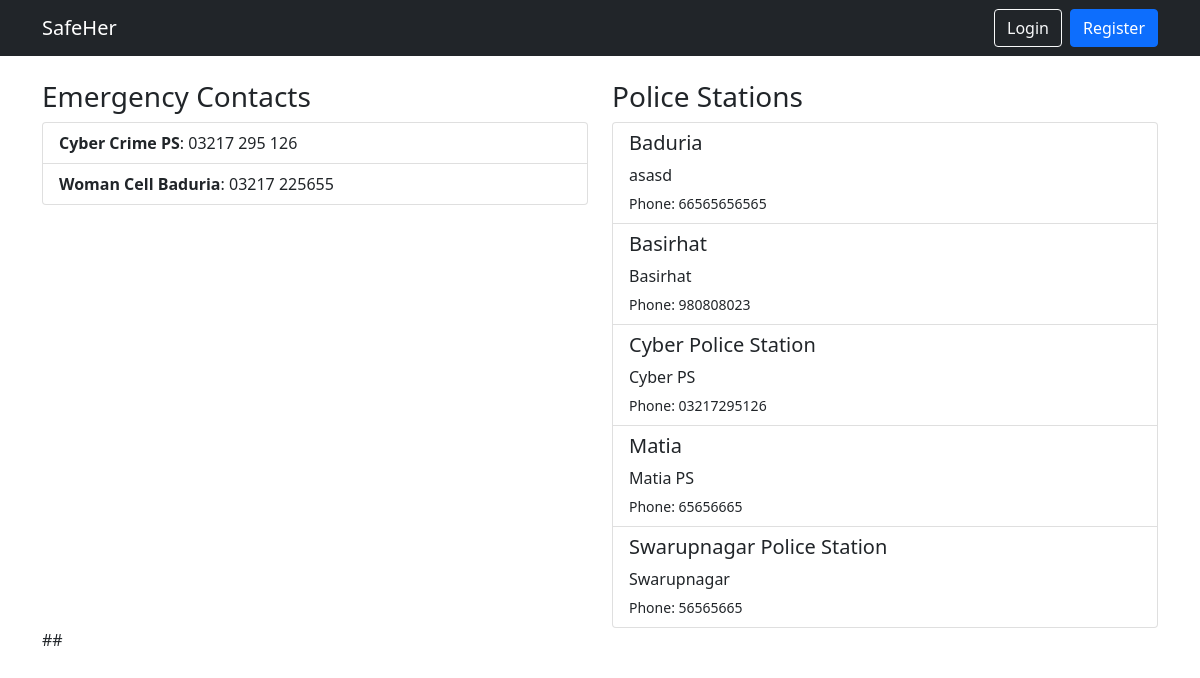
The page / on the database its author committed.
### main/models.py (models this page shows, shortened)
class EmergencyContact(models.Model):
    name = models.CharField(max_length=100)
    number = models.CharField(max_length=15)

class PoliceStation(models.Model):
    name = models.CharField(max_length=100)
    address = models.TextField()
    phone = models.CharField(max_length=15)
    map_link = models.URLField()

### main/views.py (the view)
# urls.py: 2. Add a URL to urlpatterns:  path('', views.home, name='home')
def home(request):
    contacts = EmergencyContact.objects.all()
    stations = PoliceStation.objects.all()
    context = {
        'contacts': contacts,
        'stations': stations,
        'user': request.user
    }
    return render(request, 'main/home.html', context)

### main/templates/main/home.html (shortened to what this page needs)
{% extends "main/base.html" %}
{% block content %}
<div class="row">
    <div class="col-md-6">
        <h3>Emergency Contacts</h3>
        <div class="list-group">
            {% for contact in contacts %}
            <div class="list-group-item">
                <strong>{{ contact.name }}</strong>: {{ contact.number }}
            </div>
            {% endfor %}
        </div>
    </div>
    <div class="col-md-6">
        <h3>Police Stations</h3>
        <div class="list-group">
            {% for station in stations %}
            <a href="{{ station.map_link }}" class="list-group-item list-group-item-action">
                <h5>{{ station.name }}</h5>
                <p class="mb-1">{{ station.address }}</p>
                <small>Phone: {{ station.phone }}</small>
            </a>
            {% endfor %}
        </div>
    </div>
</div>
##
{% endblock %}

### main/templates/main/base.html (shortened to what this page needs)
<!DOCTYPE html>
<html lang="en">
<head>
    <link href="https://cdn.jsdelivr.net/npm/bootstrap@5.1.3/dist/css/bootstrap.min.css" rel="stylesheet">
</head>
<body>
    <nav class="navbar navbar-expand-lg navbar-dark bg-dark">
        <div class="container">
            <a class="navbar-brand" href="/">SafeHer</a>
            <div class="d-flex align-items-center">
                {% if user.is_authenticated %}
                    <span class="text-light me-3">Welcome, {{ user.username }}</span>
                    <span class="badge {% if user.is_verified %}bg-success{% else %}bg-warning{% endif %} verification-badge">
                        {% if user.is_verified %}Verified{% else %}Pending Verification{% endif %}
                    </span>
                    <form action="{% url 'logout' %}" method="post" class="ms-3">
                        {% csrf_token %}
                        <button type="submit" class="btn btn-outline-light">Logout</button>
                    </form>
                {% else %}
                    <a href="{% url 'login' %}" class="btn btn-outline-light me-2">Login</a>
                    <a href="{% url 'register' %}" class="btn btn-primary">Register</a>
                {% endif %}
            </div>
        </div>
    </nav>
    <main class="container mt-4">
        {% block content %}{% endblock %}
    </main>
</body>
</html>

### rows shown on the page
EmergencyContact: name "Cyber Crime PS", number "03217 295 126"
EmergencyContact: name "Woman Cell Baduria", number "03217 225655"
PoliceStation: name "Baduria", address "asasd", phone "66565656565"
PoliceStation: name "Basirhat", address "Basirhat", phone "980808023"
PoliceStation: name "Cyber Police Station", address "Cyber PS", phone "03217295126"
PoliceStation: name "Matia", address "Matia PS", phone "65656665"
PoliceStation: name "Swarupnagar Police Station", address "Swarupnagar", phone "56565665"
